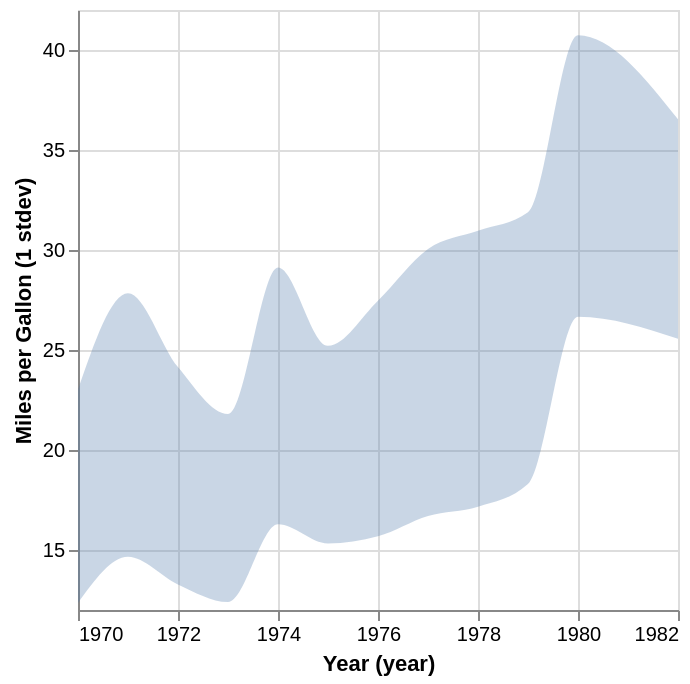

Specify this chart in Vega-Lite:
### Vega-Lite specification from a JSON file in a GitHub repository (floating-point values rounded to 4 significant figures; data arrays with more than 128 entries replaced by an {"elided": "..."} marker saying what was removed)
{"$schema": "https://vega.github.io/schema/vega-lite/v5.json", "data": {"values": {"elided": "406 records"}, "format": {"parse": {"Year": "date"}}}, "encoding": {"x": {"field": "Year", "timeUnit": "year", "type": "temporal"}, "y": {"field": "Miles_per_Gallon", "scale": {"zero": false}, "title": "Miles per Gallon (1 stdev)", "type": "quantitative"}}, "mark": {"borders": false, "extent": "stdev", "interpolate": "monotone", "type": "errorband"}}
